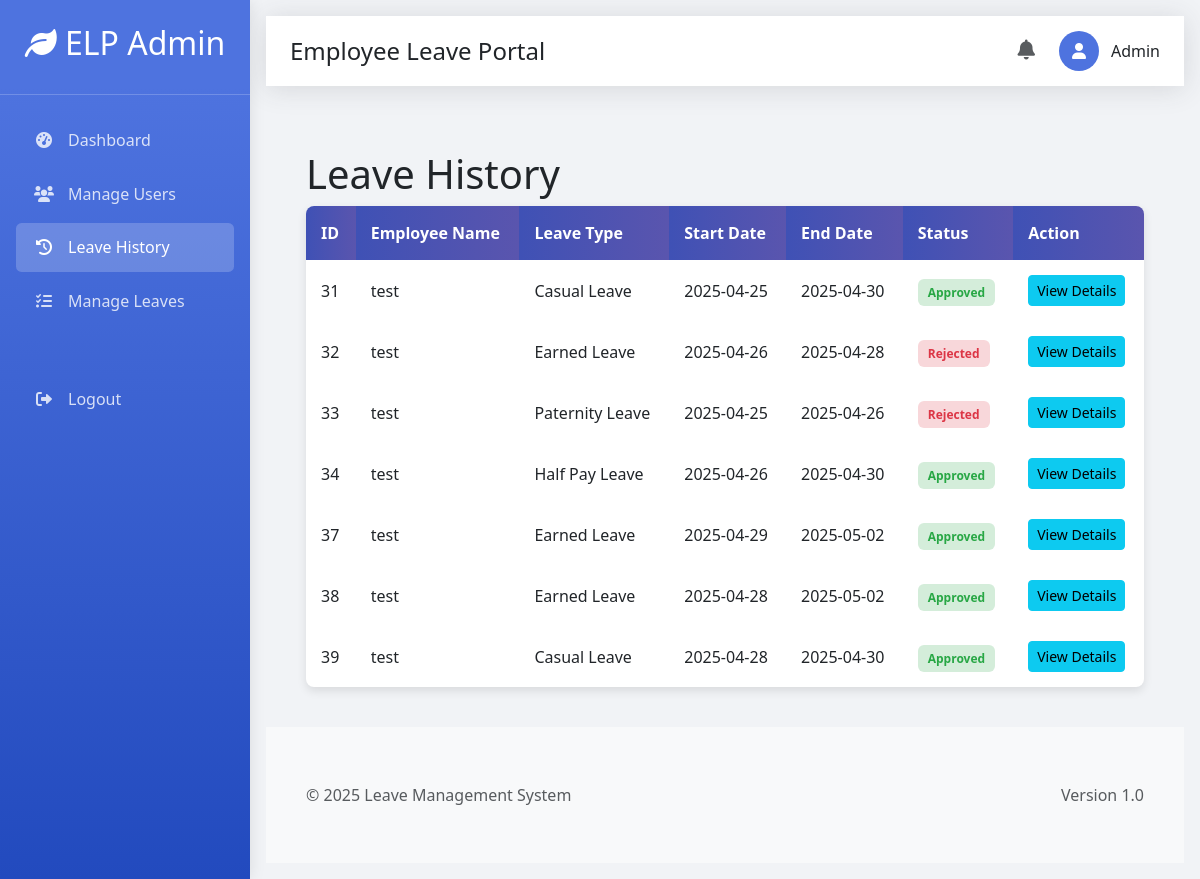
Page /admin/leave_history.php (signed in) on the committed database.
### tables this page shows
CREATE TABLE `leave_requests` (
  `id` int(11) NOT NULL,
  `user_id` int(11) NOT NULL,
  `leave_type_id` int(11) NOT NULL,
  `leave_type` varchar(255) NOT NULL,
  `start_date` date NOT NULL,
  `end_date` date NOT NULL,
  `reason` text DEFAULT NULL,
  `medical_certificate` varchar(255) DEFAULT NULL,
  `status` enum('pending','approved','rejected') NOT NULL DEFAULT 'pending',
  `approved_by` int(11) DEFAULT NULL,
  `approval_date` date DEFAULT NULL,
  `applied_at` timestamp NOT NULL DEFAULT current_timestamp(),
  `submitted_at` timestamp NOT NULL DEFAULT current_timestamp(),
  `created_at` timestamp NOT NULL DEFAULT current_timestamp(),
  `rejection_reason` varchar(1000) DEFAULT NULL,
  `days` int(11) NOT NULL
);

CREATE TABLE `users` (
  `id` int(11) NOT NULL,
  `name` varchar(255) NOT NULL,
  `email` varchar(255) NOT NULL,
  `designation` varchar(100) NOT NULL,
  `mobile` varchar(15) NOT NULL,
  `gender` varchar(10) NOT NULL,
  `password` varchar(255) NOT NULL,
  `role` enum('employee','admin') NOT NULL DEFAULT 'employee'
);

CREATE TABLE `leavetypes` (
  `LeaveTypeID` int(11) NOT NULL,
  `LeaveName` varchar(100) NOT NULL,
  `MaxPerYear` int(11) DEFAULT NULL,
  `MaxAtATime` int(11) DEFAULT NULL,
  `Accumulable` tinyint(1) DEFAULT 1,
  `GenderSpecific` enum('All','Male','Female') DEFAULT 'All',
  `Description` text DEFAULT NULL
);

### admin/leave_history.php (the view, shortened to what this page needs)
<?php
include('../config/db.php');
$sql = "SELECT
        lr.id,
        u.name,
        u.email,
        lt.LeaveName,
        lr.start_date,
        lr.end_date,
        lr.status
        FROM leave_requests lr
        JOIN users u ON lr.user_id = u.id
        JOIN leavetypes lt ON lr.leave_type_id = lt.LeaveTypeID
        ORDER BY lr.id ASC";
$result = mysqli_query($conn, $sql);
$leave_requests = [];
if ($result) {
    while ($row = mysqli_fetch_assoc($result)) {
        $leave_requests[] = $row;
    }
} else {
    die("Query failed: " . mysqli_error($conn));
}
?>
<?php include('header.php'); ?>
<div class="container">
    <h1>Leave History</h1>
    <table>
    <tr>
        <th>ID</th>
        <th>Employee Name</th>
        <th>Leave Type</th>
        <th>Start Date</th>
        <th>End Date</th>
        <th>Status</th>
        <th>Action</th>
    </tr>
    <?php foreach ($leave_requests as $leave) { ?>
        <tr>
            <td><?php echo htmlspecialchars($leave['id']); ?></td>
            <td><?php echo htmlspecialchars($leave['name']); ?></td>
            <td><?php echo htmlspecialchars($leave['LeaveName']); ?></td>
            <td><?php echo htmlspecialchars($leave['start_date']); ?></td>
            <td><?php echo htmlspecialchars($leave['end_date']); ?></td>
            <td>
                <span class="status <?php echo strtolower($leave['status']); ?>">
                    <?php echo ucfirst(htmlspecialchars($leave['status'])); ?>
                </span>
            </td>
            <td>
                <a class="btn btn-sm btn-info" href="leave_details.php?id=<?php echo $leave['id']; ?>" >View Details</a>
            </td>
        </tr>
    <?php } ?>
</table>
</div>
<?php include('footer.php'); ?>

### admin/header.php (style rules this page uses)
:root { --primary-color: #4e73df; --secondary-color: #858796; --success-color: #1cc88a; --info-color: #36b9cc; --warning-color: #f6c23e; --danger-color: #e74a3b; }
body { font-family: 'Nunito', sans-serif; background-color: #f8f9fc; }

### admin/leave_history.php (style rules this page uses)
body { font-family: 'Segoe UI', sans-serif; background: #f1f3f6; margin: 0; padding: 0; }
.container { padding: 40px; }
table { width: 100%; background: white; border-radius: 8px; overflow: hidden; box-shadow: 0 4px 10px rgba(0,0,0,0.1); }
th, td { padding: 15px; text-align: left; }
th { background: linear-gradient(to right, #3f51b5, #5a55ae); color: white; }
.status { padding: 5px 10px; border-radius: 6px; font-size: 12px; font-weight: 600; }
.approved { background: #d4edda; color: #28a745; }
.rejected { background: #f8d7da; color: #dc3545; }

### rows in the picture
leave_requests: id "31", user.name "test", leave_type.LeaveName "Casual Leave", start_date "2025-04-25", end_date "2025-04-30", status "Approved"
leave_requests: id "32", user.name "test", leave_type.LeaveName "Earned Leave", start_date "2025-04-26", end_date "2025-04-28", status "Rejected"
leave_requests: id "33", user.name "test", leave_type.LeaveName "Paternity Leave", start_date "2025-04-25", end_date "2025-04-26", status "Rejected"
leave_requests: id "34", user.name "test", leave_type.LeaveName "Half Pay Leave", start_date "2025-04-26", end_date "2025-04-30", status "Approved"
leave_requests: id "37", user.name "test", leave_type.LeaveName "Earned Leave", start_date "2025-04-29", end_date "2025-05-02", status "Approved"
leave_requests: id "38", user.name "test", leave_type.LeaveName "Earned Leave", start_date "2025-04-28", end_date "2025-05-02", status "Approved"
leave_requests: id "39", user.name "test", leave_type.LeaveName "Casual Leave", start_date "2025-04-28", end_date "2025-04-30", status "Approved"
